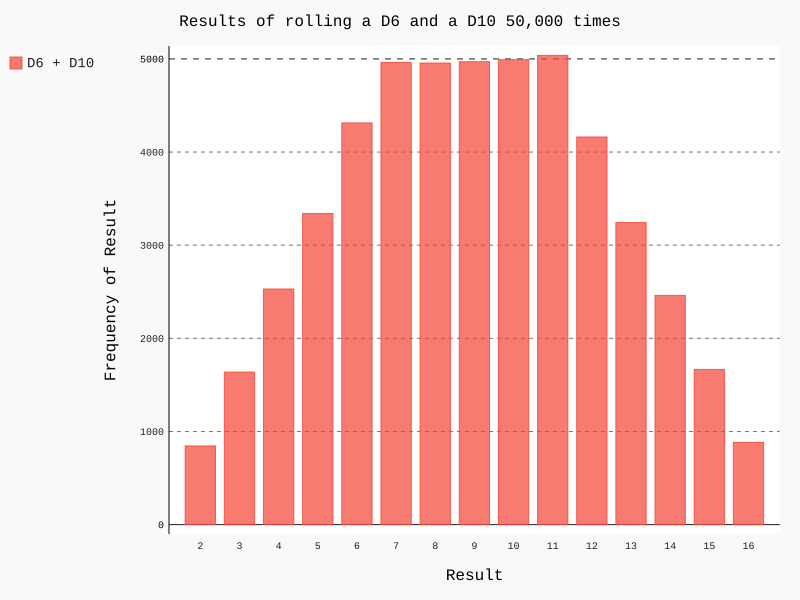

Write Python code to recreate this figure.

from die import Die

import pygal

# Cria um D6 e um D10
die_1 = Die()
die_2 = Die(10) # 10 lados


# Faz alguns lançamentos e armazena os resultados em uma lista
results = []
for roll_num in range(50000):
	result = die_1.roll() + die_2.roll()
	results.append(result)
	
	
# Analiza os resultados
frequencies = []
max_result = die_1.num_sides + die_2.num_sides
for value in range(2, max_result+1):
	frequency = results.count(value) # contamos quantas vezes cada numero aparece em results
	frequencies.append(frequency) # Adiciona esse valor a lista frequencies


# Visualiza os resultados
hist = pygal.Bar()


hist.title = 'Results of rolling a D6 and a D10 50,000 times'
hist.x_labels = ['2','3','4','5','6','7','8','9','10','11','12',
	'13','14','15','16',]
hist.x_title = 'Result'
hist.y_title = 'Frequency of Result'


hist.add('D6 + D10', frequencies)
hist.render_to_file('different_dice.svg')
